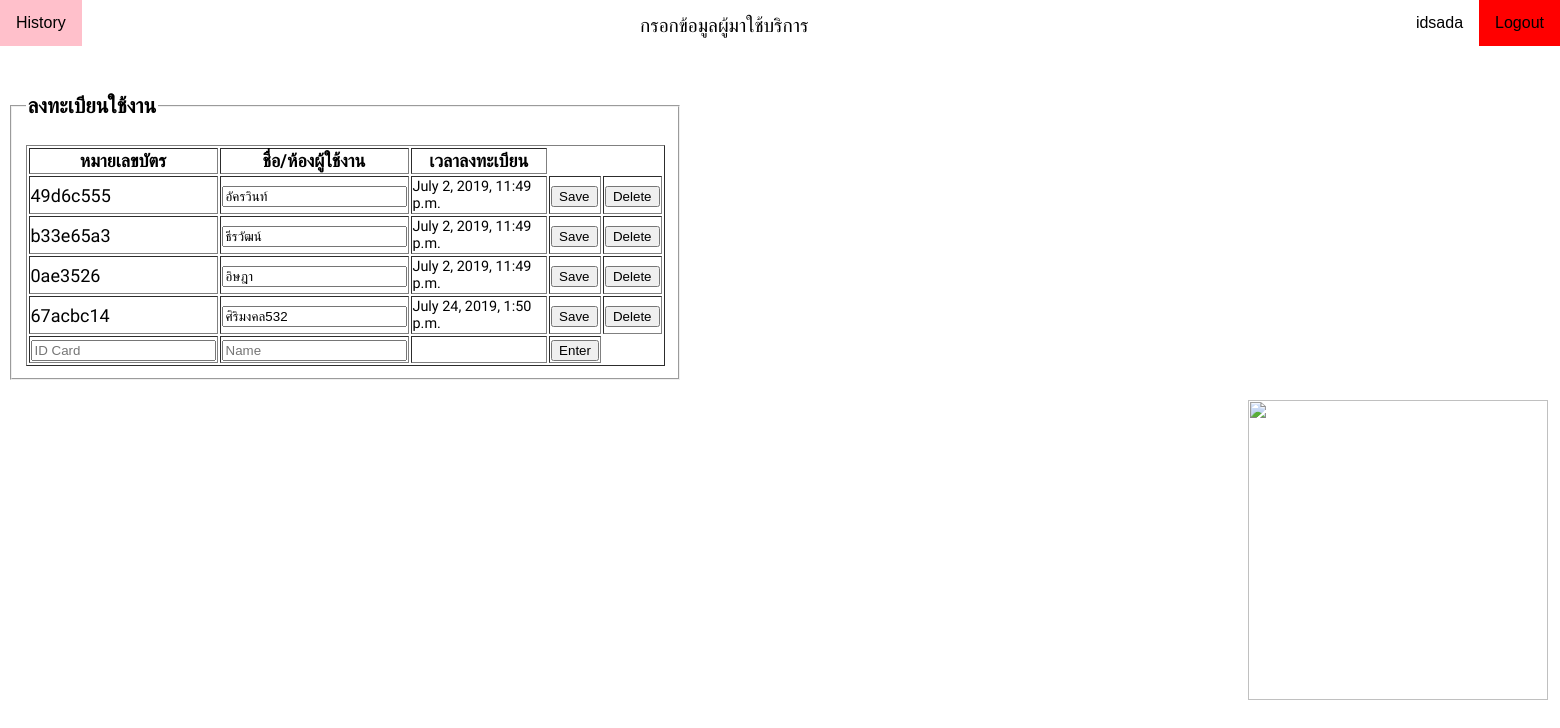
The app's page / (signed in) with its own data.
### api/models.py (models this page shows)
class refridgerator_display_system(models.Model):
    name = models.TextField(default="")
    id = models.TextField(primary_key=True)
    datetime_regis = models.DateTimeField(default=timezone.now())

### webapp/views.py (the view)
# urls.py: 2. Add a URL to urlpatterns:  path('', views.home, name='home')
def home(request):
    if request.user.is_authenticated:
        info = refridgerator_display_system.objects.all()
        return render(request, 'home.html',{'information':info})
    else:
        return render(request, 'login.html')

### webapp/templates/home.html (shortened to what this page needs)
<!DOCTYPE html>
<html lang="en" dir="ltr">
<head>
	<link rel="stylesheet" href="https://cdnjs.cloudflare.com/ajax/libs/font-awesome/4.7.0/css/font-awesome.min.css">
</head>
	<body>
	<ul>
        <li style="float:right;background-color: red;"><a class="ssp" class="rightmenu" href="{% url 'webapp:logout' %}">Logout</a></li>
        <li style="float:right"><a href="{% url 'webapp:home' %}" class="ssp" >{{ user.get_username }}</a></li>
		<li style="float:left;background-color: pink;" class="ssp"><a href="{% url 'webapp:infor' %}">History</a></li>
		<li><a style="position:absolute;left: 40%;font-size:120%;" class="saraban">กรอกข้อมูลผู้มาใช้บริการ</a></li>
	</ul>
	<div style="position:absolute;width: 100%;top:50%;left:80%"><img src="http://pngimg.com/uploads/refrigerator/refrigerator_PNG9055.png" width="300" height="300"></div>
			<fieldset style="width:670px">
			<legend><h3 class="saraban">ลงทะเบียนใช้งาน</h3></legend>
				<table border="1">
				<tr  class="saraban">
					<th>หมายเลขบัตร</th>
					<th>ชื่อ/ห้องผู้ใช้งาน</th>
					<th>เวลาลงทะเบียน</th>
				</tr>
						{% for data in information %}
							<tr class="saraban">
								<form action="{% url 'webapp:action' data.id%}" method="post">
								<td>{{data.id}}</td>
								<td><input type="text" name="name" placeholder={{data.name}} value={{data.name}}></td>
								<td style="font-size: 80%;">{{data.datetime_regis}}</td>
								<td><input type="submit" name="save" value="Save"></td>
								<td><input type="submit" name="delete" value="Delete"></td>
								</form>
							</tr>
						{% endfor %}
								<form action="{% url 'webapp:regis' %}" method="post">
								<tr class="saraban">
								<td><input type="text" name="id" placeholder="ID Card"></td>
								<td><input type="text" name="name" placeholder="Name"></td>
								<td></td>
								<td><input type="submit" value="Enter"></td>
								</tr>
								</form>
				</table>
			</fieldset>
	</body>
</html>

### webapp/templates/home.html (style rules this page uses)
.ssp { font-family: 'Source Sans Pro', sans-serif }
.saraban { font-family: 'Sarabun', sans-serif; }
body { margin:0; }
* { box-sizing: border-box; }
fieldset { display: block; margin-left: 10px; margin-right: 2px; padding-top: 0.35em; padding-bottom: 0.625em; padding-left: 0.75em; padding-right: 0.75em; border: 2px groove (internal value); width:380px; font-size:18px; }
ul { list-style-type: none; margin: 0; padding: 0; overflow: hidden; background-color: white ; position: fixed; top: 0; width: 100%; }
li { float: left; }
li a { display: block; color: black; text-align: center; padding: 14px 16px; text-decoration: none; }

### records on screen
refridgerator_display_system: id "49d6c555", name "อัครวินท์", datetime_regis "July 2, 2019, 11:49 p.m."
refridgerator_display_system: id "b33e65a3", datetime_regis "July 2, 2019, 11:49 p.m."
refridgerator_display_system: id "0ae3526", datetime_regis "July 2, 2019, 11:49 p.m."
refridgerator_display_system: id "67acbc14", name "ศิริมงคล532", datetime_regis "July 24, 2019, 1:50 p.m."

### other values on screen
{{ user.get_username }} "idsada"
